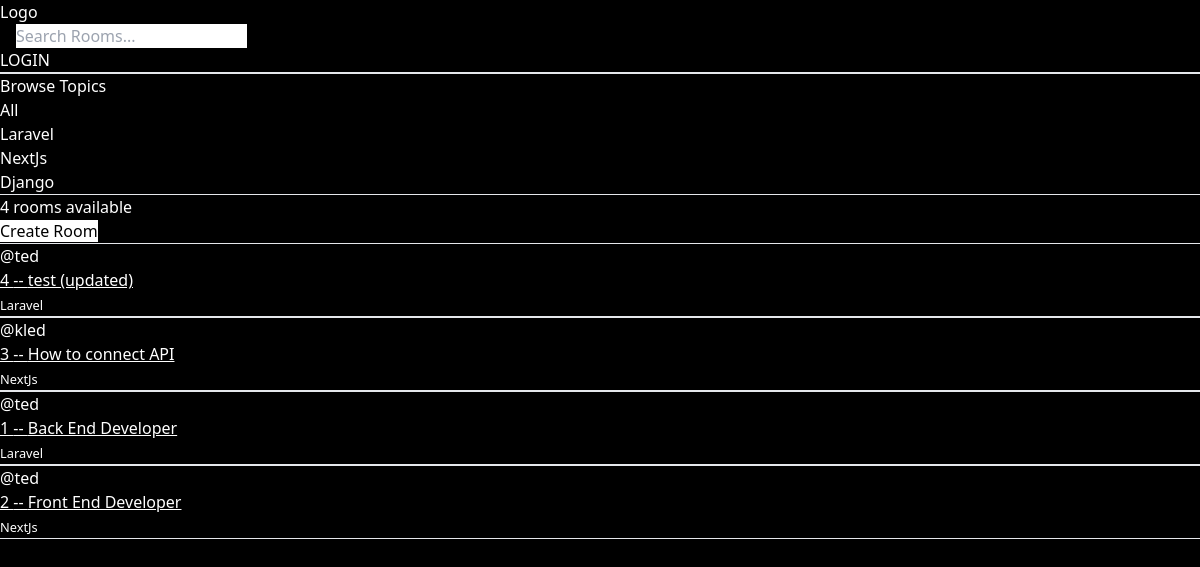
The app's page /, older data.
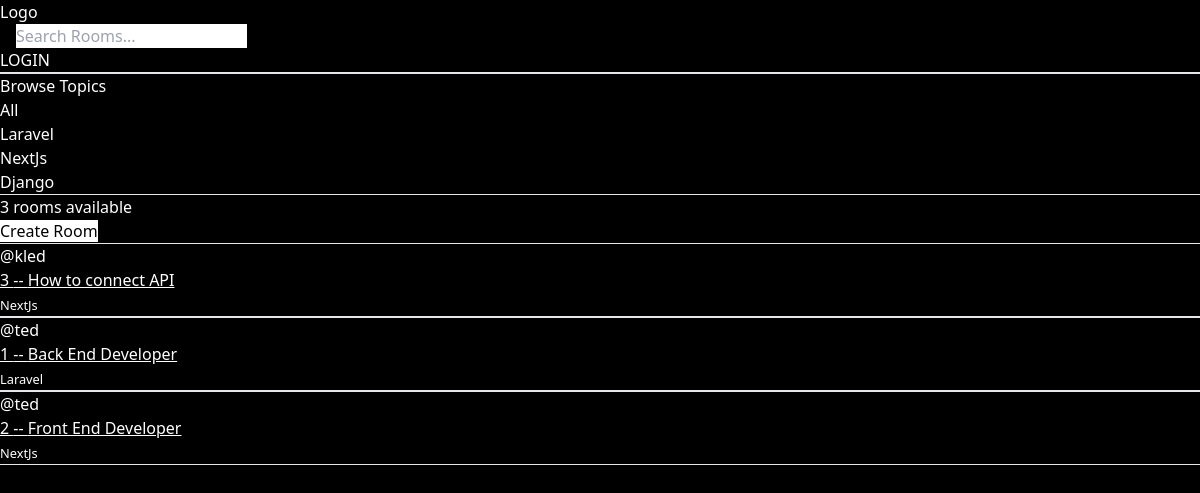
The same page, newer data.
### base/models.py (models this page shows, shortened)
class Topic(models.Model):
    name = models.CharField(max_length=200)
    def __str__(self):
        return self.name

class Room(models.Model):
    host = models.ForeignKey(User, on_delete=models.SET_NULL, null=True)
    topic = models.ForeignKey(Topic, on_delete=models.SET_NULL, null=True)
    name = models.CharField(max_length=200)
    description = models.TextField(null=True, blank=True)
    updated = models.DateTimeField(auto_now=True)
    created = models.DateTimeField(auto_now_add=True)
    class Meta:
        ordering = ['-updated', '-created']

### base/views.py (the view)
# urls.py: path('', views.romr, name='home'),
def romr(request):
    q = request.GET.get('q') if request.GET.get('q') != None else ''
    rooms = Room.objects.filter(Q(topic__name__icontains=q) | Q(name__icontains=q) | Q(description__icontains=q))
    room_count = rooms.count()
    topics = Topic.objects.all()
    context = {'rooms': rooms, 'topics': topics, 'room_count': room_count}
    return render(request, 'base/home.html', context)

### base/templates/base/home.html (shortened to what this page needs)
{% extends 'main.html'%} {% block content %}
<div>
  <hr />
  <h3>Browse Topics</h3>
  <div>
    <div>
      <a href="{% url 'home' %}">All</a>
    </div>
    {% for topic in topics%}
    <div>
      <a href="{% url 'home' %}?q={{topic.name}}">{{topic}}</a>
    </div>
    {% endfor %}
  </div>
  <hr />
</div>
<h5>
  {{room_count}} {% if room_count > 1 %} rooms available {%else %} room
  available {% endif %}
</h5>
<a class="text-black bg-white" href="{% url 'create-room' %}">Create Room</a>
{% if rooms%} {% for room in rooms %}
<div>
  <hr />
  <span>@{{room.host.username}}</span>
  <a href="{% url 'room' room.id %}" class="underline">
    <h3>{{room.id}} -- {{room.name}}</h3>
  </a>
  <small>{{room.topic.name}}</small>
  <hr />
</div>
{% endfor %} {%endif%} {% endblock %}

Row changes from the older to the newer data that the page shows:
removed Room: host.username "ted", id "4", name "test (updated)", topic.name "Laravel"
Text that changed along with them:
{{ room_count }}: "4" → "3"
